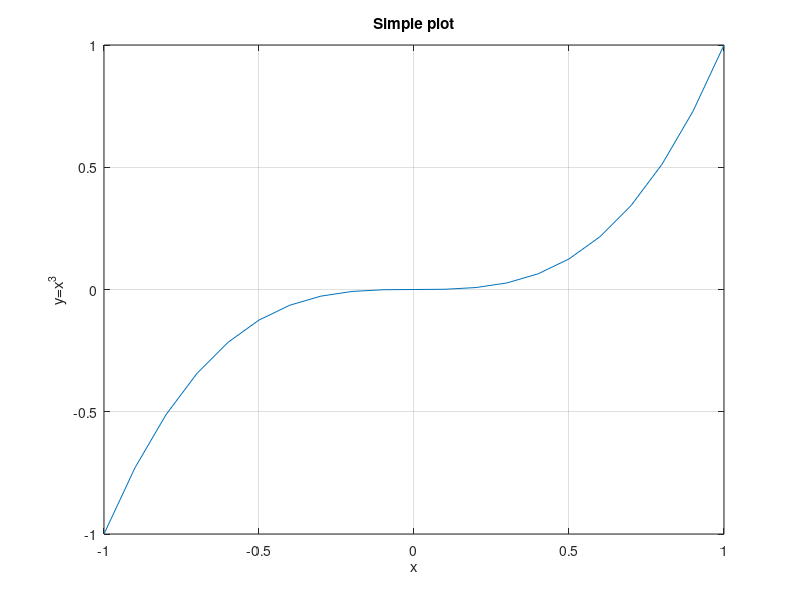

Source code (MATLAB): (Note: this script raises an error after producing the figure.)
close all
clear all
clc

x = -1:0.1:1;
y = x.^3;

figure;
plot(x, y);

grid on;
title('Simple plot');
ylabel('y=x^3');
xlabel('x');

decimal_comma(gca, 'XY');
